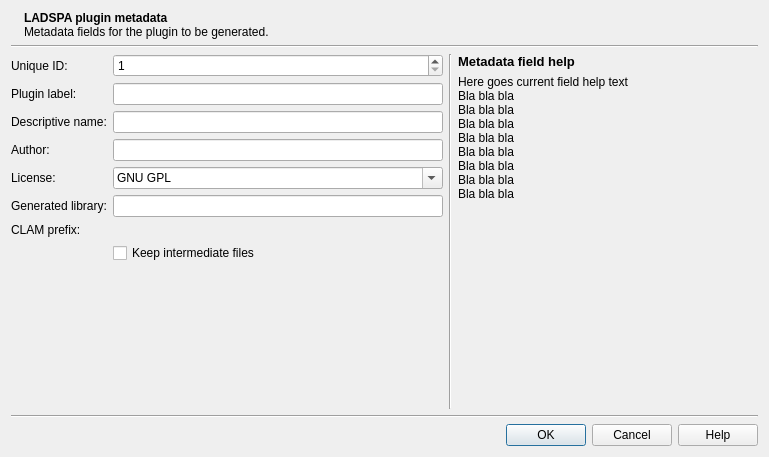
<?xml version="1.0" encoding="UTF-8"?>
<ui version="4.0">
 <author>David Garcia Garzon</author>
 <class>LadspaMetadataEditor</class>
 <widget class="QDialog" name="LadspaMetadataEditor">
  <property name="geometry">
   <rect>
    <x>0</x>
    <y>0</y>
    <width>769</width>
    <height>457</height>
   </rect>
  </property>
  <property name="windowTitle">
   <string>LADSPA plugin generation</string>
  </property>
  <layout class="QVBoxLayout" name="verticalLayout_2">
   <item>
    <layout class="QHBoxLayout" name="horizontalLayout">
     <item>
      <widget class="QLabel" name="label_6">
       <property name="sizePolicy">
        <sizepolicy hsizetype="Fixed" vsizetype="Preferred">
         <horstretch>0</horstretch>
         <verstretch>0</verstretch>
        </sizepolicy>
       </property>
       <property name="text">
        <string/>
       </property>
       <property name="pixmap">
        <pixmap resource="images.qrc">:/icons/images/lau_logo.png</pixmap>
       </property>
       <property name="scaledContents">
        <bool>false</bool>
       </property>
       <property name="alignment">
        <set>Qt::AlignLeading|Qt::AlignLeft|Qt::AlignTop</set>
       </property>
      </widget>
     </item>
     <item>
      <widget class="QLabel" name="label_7">
       <property name="sizePolicy">
        <sizepolicy hsizetype="Preferred" vsizetype="Preferred">
         <horstretch>0</horstretch>
         <verstretch>0</verstretch>
        </sizepolicy>
       </property>
       <property name="text">
        <string>&lt;b&gt;LADSPA plugin metadata&lt;/b&gt;
&lt;br/&gt;Metadata fields for the plugin to be generated.</string>
       </property>
       <property name="alignment">
        <set>Qt::AlignLeading|Qt::AlignLeft|Qt::AlignTop</set>
       </property>
       <property name="wordWrap">
        <bool>true</bool>
       </property>
      </widget>
     </item>
     <item>
      <widget class="QLabel" name="label_9">
       <property name="sizePolicy">
        <sizepolicy hsizetype="Fixed" vsizetype="Fixed">
         <horstretch>0</horstretch>
         <verstretch>0</verstretch>
        </sizepolicy>
       </property>
       <property name="text">
        <string/>
       </property>
       <property name="pixmap">
        <pixmap resource="images.qrc">:/icons/images/clamlogo.png</pixmap>
       </property>
      </widget>
     </item>
    </layout>
   </item>
   <item>
    <widget class="Line" name="line_2">
     <property name="orientation">
      <enum>Qt::Horizontal</enum>
     </property>
    </widget>
   </item>
   <item>
    <layout class="QHBoxLayout" name="horizontalLayout_2">
     <item>
      <layout class="QFormLayout" name="formLayout">
       <property name="rowWrapPolicy">
        <enum>QFormLayout::WrapLongRows</enum>
       </property>
       <item row="0" column="0">
        <widget class="QLabel" name="label_5">
         <property name="text">
          <string>Unique ID:</string>
         </property>
         <property name="buddy">
          <cstring>ladspaUniqueId</cstring>
         </property>
        </widget>
       </item>
       <item row="0" column="1">
        <widget class="QSpinBox" name="ladspaUniqueId">
         <property name="whatsThis">
          <string>The unique id is a number that indentifies the plugin uniquely world wide.</string>
         </property>
         <property name="minimum">
          <number>1</number>
         </property>
         <property name="maximum">
          <number>2147483647</number>
         </property>
        </widget>
       </item>
       <item row="1" column="0">
        <widget class="QLabel" name="label">
         <property name="text">
          <string>Plugin label:</string>
         </property>
         <property name="buddy">
          <cstring>ladspaLabel</cstring>
         </property>
        </widget>
       </item>
       <item row="1" column="1">
        <widget class="QLineEdit" name="ladspaLabel">
         <property name="whatsThis">
          <string>The plugin label is a mnemonic identifier that can be used in conjuction with the library name instead of using the numeric id. No spaces are allowed in the label. The convention is to add an increasing number at the end for different incompatible versions of the same plugin.
Example: sine28</string>
         </property>
        </widget>
       </item>
       <item row="2" column="0">
        <widget class="QLabel" name="label_2">
         <property name="text">
          <string>Descriptive name:</string>
         </property>
         <property name="buddy">
          <cstring>ladspaName</cstring>
         </property>
        </widget>
       </item>
       <item row="2" column="1">
        <widget class="QLineEdit" name="ladspaName">
         <property name="toolTip">
          <string>This is the descriptive name that the host application will display to the final user.</string>
         </property>
         <property name="whatsThis">
          <string>This is the descriptive name that the host application will display to the final user.
Example: Sine Oscillator</string>
         </property>
        </widget>
       </item>
       <item row="3" column="0">
        <widget class="QLabel" name="label_3">
         <property name="text">
          <string>Author:</string>
         </property>
         <property name="buddy">
          <cstring>ladspaMaker</cstring>
         </property>
        </widget>
       </item>
       <item row="3" column="1">
        <widget class="QLineEdit" name="ladspaMaker">
         <property name="whatsThis">
          <string>The author (maker) is the name of the maker of the plugin. The convention is to specify both the name and a contact email enclosed in angles.
Example: Richard Stallman &lt;rms@fsf.org&gt;</string>
         </property>
        </widget>
       </item>
       <item row="4" column="0">
        <widget class="QLabel" name="label_4">
         <property name="text">
          <string>License:</string>
         </property>
         <property name="buddy">
          <cstring>ladspaCopyright</cstring>
         </property>
        </widget>
       </item>
       <item row="4" column="1">
        <widget class="QComboBox" name="ladspaCopyright">
         <property name="whatsThis">
          <string>This is the license (copyright) of the Plugin. Since the plugin links against CLAM, that is GPL, you have to choose a GPL compatible license.
</string>
         </property>
         <property name="editable">
          <bool>true</bool>
         </property>
         <item>
          <property name="text">
           <string>GNU GPL</string>
          </property>
         </item>
         <item>
          <property name="text">
           <string>GNU LGPL</string>
          </property>
         </item>
        </widget>
       </item>
       <item row="5" column="0">
        <widget class="QLabel" name="label_8">
         <property name="text">
          <string>Generated library:</string>
         </property>
         <property name="buddy">
          <cstring>ladspaLibrary</cstring>
         </property>
        </widget>
       </item>
       <item row="5" column="1">
        <widget class="QLineEdit" name="ladspaLibrary">
         <property name="whatsThis">
          <string>This field is not metadata but a chooser for the target library file name you want to generate. Click on the side button to choose a location.</string>
         </property>
        </widget>
       </item>
       <item row="6" column="0">
        <widget class="QLabel" name="label_12">
         <property name="text">
          <string>CLAM prefix:</string>
         </property>
        </widget>
       </item>
       <item row="6" column="1">
        <widget class="QFileLineEdit" name="clamPrefix" native="true">
         <property name="focusPolicy">
          <enum>Qt::WheelFocus</enum>
         </property>
         <property name="whatsThis">
          <string>The prefix where the CLAM libraries have been installed. Common paths are: /usr or /usr/local in Linux/Unix/MacOs and c:/MinGW/local in windows.

Building LADSPA plugins requires the development files or SDK not just the run time libraries.</string>
         </property>
        </widget>
       </item>
       <item row="7" column="1">
        <widget class="QCheckBox" name="keepIntermediateFiles">
         <property name="whatsThis">
          <string>If checked, the temporary folder containing the source it will not be deleted after compiling the plugin.</string>
         </property>
         <property name="text">
          <string>Keep intermediate files</string>
         </property>
        </widget>
       </item>
      </layout>
     </item>
     <item>
      <widget class="Line" name="line">
       <property name="orientation">
        <enum>Qt::Vertical</enum>
       </property>
      </widget>
     </item>
     <item>
      <layout class="QVBoxLayout" name="verticalLayout">
       <item>
        <widget class="QLabel" name="label_11">
         <property name="text">
          <string>&lt;!DOCTYPE HTML PUBLIC &quot;-//W3C//DTD HTML 4.0//EN&quot; &quot;http://www.w3.org/TR/REC-html40/strict.dtd&quot;&gt;
&lt;html&gt;&lt;head&gt;&lt;meta name=&quot;qrichtext&quot; content=&quot;1&quot; /&gt;&lt;style type=&quot;text/css&quot;&gt;
p, li { white-space: pre-wrap; }
&lt;/style&gt;&lt;/head&gt;&lt;body style=&quot; font-family:'DejaVu Sans'; font-size:10pt; font-weight:400; font-style:normal;&quot;&gt;
&lt;p style=&quot; margin-top:0px; margin-bottom:0px; margin-left:0px; margin-right:0px; -qt-block-indent:0; text-indent:0px;&quot;&gt;&lt;span style=&quot; font-weight:600;&quot;&gt;Metadata field help&lt;/span&gt;&lt;/p&gt;&lt;/body&gt;&lt;/html&gt;</string>
         </property>
        </widget>
       </item>
       <item>
        <widget class="FocusPropertyFollower" name="fieldHelp">
         <property name="sizePolicy">
          <sizepolicy hsizetype="Preferred" vsizetype="MinimumExpanding">
           <horstretch>0</horstretch>
           <verstretch>0</verstretch>
          </sizepolicy>
         </property>
         <property name="minimumSize">
          <size>
           <width>300</width>
           <height>0</height>
          </size>
         </property>
         <property name="maximumSize">
          <size>
           <width>300</width>
           <height>16777215</height>
          </size>
         </property>
         <property name="text">
          <string>Here goes current field help text
Bla bla bla
Bla bla bla
Bla bla bla
Bla bla bla
Bla bla bla
Bla bla bla
Bla bla bla
Bla bla bla
</string>
         </property>
         <property name="alignment">
          <set>Qt::AlignLeading|Qt::AlignLeft|Qt::AlignTop</set>
         </property>
         <property name="wordWrap">
          <bool>true</bool>
         </property>
        </widget>
       </item>
      </layout>
     </item>
    </layout>
   </item>
   <item>
    <widget class="Line" name="line_3">
     <property name="orientation">
      <enum>Qt::Horizontal</enum>
     </property>
    </widget>
   </item>
   <item>
    <widget class="QDialogButtonBox" name="buttonBox">
     <property name="orientation">
      <enum>Qt::Horizontal</enum>
     </property>
     <property name="standardButtons">
      <set>QDialogButtonBox::Cancel|QDialogButtonBox::Help|QDialogButtonBox::Ok</set>
     </property>
    </widget>
   </item>
  </layout>
 </widget>
 <customwidgets>
  <customwidget>
   <class>FocusPropertyFollower</class>
   <extends>QLabel</extends>
   <header>FocusPropertyFollower.hxx</header>
  </customwidget>
  <customwidget>
   <class>QFileLineEdit</class>
   <extends>QWidget</extends>
   <header>QFileLineEdit.hxx</header>
   <container>1</container>
  </customwidget>
 </customwidgets>
 <tabstops>
  <tabstop>ladspaUniqueId</tabstop>
  <tabstop>ladspaLabel</tabstop>
  <tabstop>ladspaName</tabstop>
  <tabstop>ladspaMaker</tabstop>
  <tabstop>ladspaCopyright</tabstop>
  <tabstop>ladspaLibrary</tabstop>
  <tabstop>clamPrefix</tabstop>
  <tabstop>buttonBox</tabstop>
 </tabstops>
 <resources>
  <include location="images.qrc"/>
 </resources>
 <connections>
  <connection>
   <sender>buttonBox</sender>
   <signal>accepted()</signal>
   <receiver>LadspaMetadataEditor</receiver>
   <slot>accept()</slot>
   <hints>
    <hint type="sourcelabel">
     <x>222</x>
     <y>458</y>
    </hint>
    <hint type="destinationlabel">
     <x>157</x>
     <y>274</y>
    </hint>
   </hints>
  </connection>
  <connection>
   <sender>buttonBox</sender>
   <signal>rejected()</signal>
   <receiver>LadspaMetadataEditor</receiver>
   <slot>reject()</slot>
   <hints>
    <hint type="sourcelabel">
     <x>290</x>
     <y>464</y>
    </hint>
    <hint type="destinationlabel">
     <x>286</x>
     <y>274</y>
    </hint>
   </hints>
  </connection>
 </connections>
</ui>
